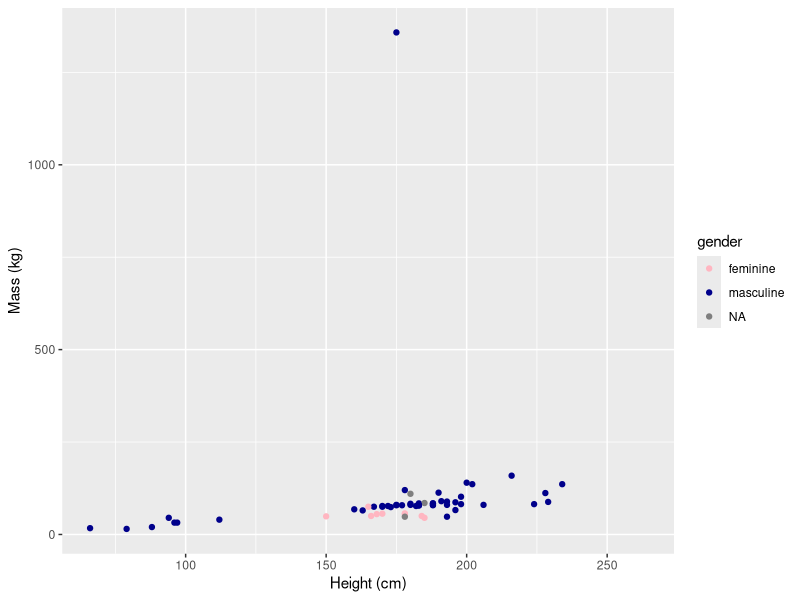
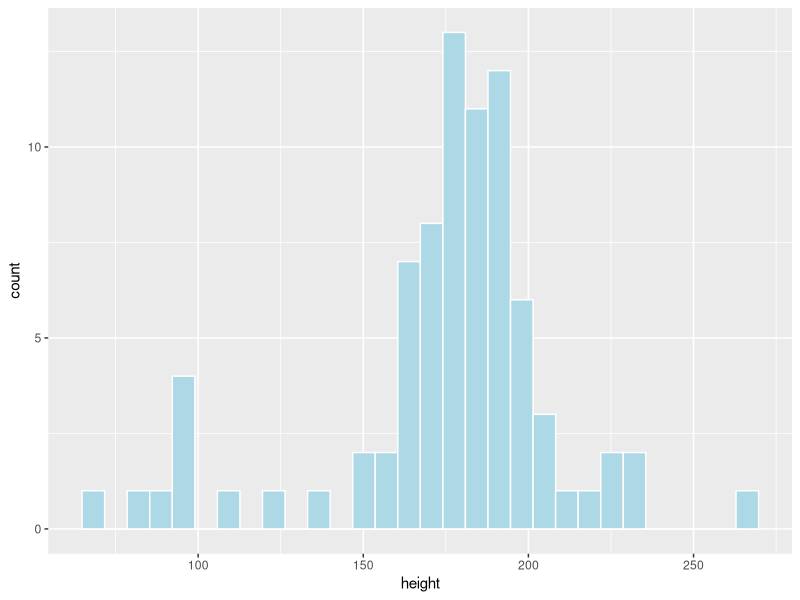

Here is the R script that generated these plots, in order:
## ---- chunk 1

library(tidyverse)

## ---- chunk 2
head(starwars)

tail(starwars)

dim(starwars)

view(starwars)
## ---- chunk 3
ggplot(starwars, aes(height, mass, color = gender)) +
  geom_point() +
  labs(x = "Height (cm)",
       y = "Mass (kg)") +
  scale_color_manual(values = c("lightpink", "darkblue", "palegreen"))

## ---- chunk 4
ggplot(starwars, aes(x = height)) +
  geom_histogram(color = "white", fill = "lightblue")

## ---- chunk 5

